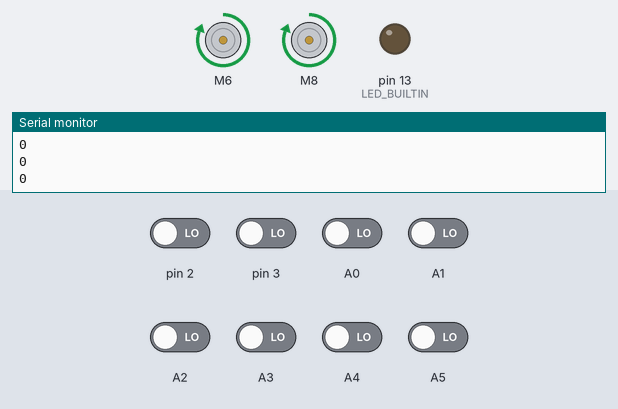
The sketch below on a simulated Arduino Uno, built with avr-gcc and run on an emulated ATmega328P. On the bench: 2 × DC motor (green arrow = forward, orange = backward, longer = faster), output pins drawn as LEDs (lit = HIGH), the last lines printed to the serial monitor. The inputs (shaded band) are chosen by the test bench; at power-on: A0–5, pin 2, pin 3 LOW.

Above: at 13.7 s.
13.8 s: pin 2 driven HIGH and A1 driven HIGH
At 14.1 s:
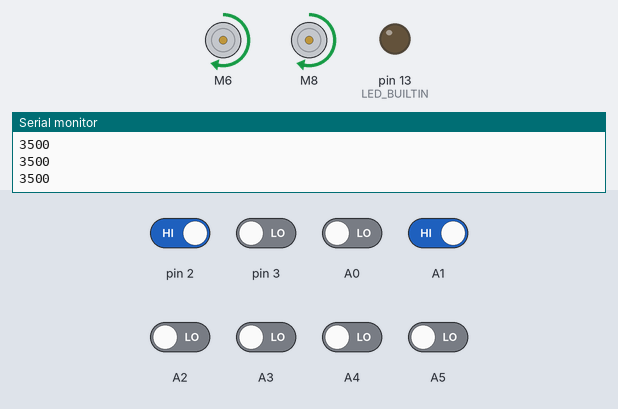
15.3 s: pin 2 driven LOW
At 16.5 s:
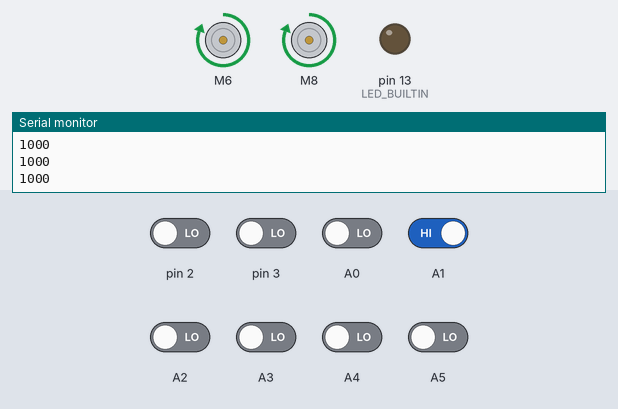
16.8 s: pin 2 driven HIGH
At 17.7 s:
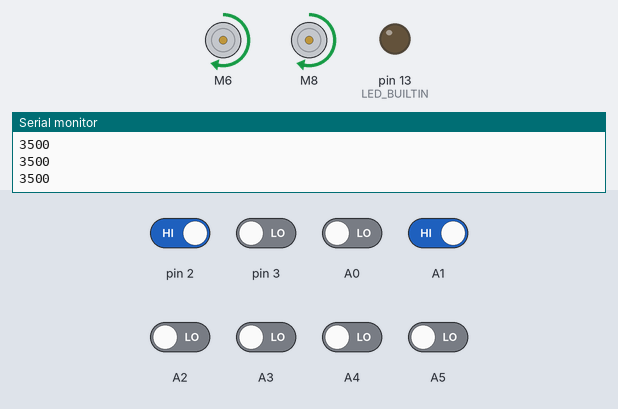
Timing chart, 0 to 19.8 s (numbered marks = the images above; inputs shaded):
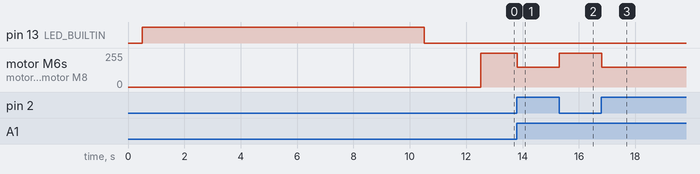

The sketch:

Line_Follower_Bot.ino
```cpp
#include <L298N.h>
#include <QTRSensors.h>

QTRSensors qtr;
const int trigPin = 12;
const int echoPin = 11;
int flag=0;
int leftMotor1 = 8;
int leftMotor2 =7;
int rightMotor1 = 6;
int rightMotor2 = 4;
#define enA 10
#define enB 5

float duration;
float distance;

L298N motor1(enA, leftMotor1, leftMotor2);
L298N motor2(enB, rightMotor1, rightMotor2);

unsigned long cTime, pTime;
float eTime;

uint16_t positionLine;

int lastError=0;
int motorbasespeed= 150;

float Kp=50.0;
float Ki=0.0;
float Kd=0.0;

uint8_t multiP = 1;
uint8_t multiI  = 1;
uint8_t multiD = 1;

float Pvalue;
float Ivalue;
float Dvalue;

//int M1_Speed = 120; // speed of motor 1
//int M2_Speed = 120; // speed of motor 2
const uint8_t SensorCount = 8;
uint16_t sensorValues[SensorCount];


void setup() {
  // put your setup code here, to run once:
  qtr.setTypeRC();
  qtr.setSensorPins((const uint8_t[]){A0,A1,A2,A3,A4,A5,2,3},SensorCount);
  Serial.begin(9600);

  pinMode(trigPin, OUTPUT);
  pinMode(echoPin, INPUT);

  delay(500);
  pinMode(LED_BUILTIN,OUTPUT);
  digitalWrite(LED_BUILTIN,HIGH);


  pinMode(leftMotor1, OUTPUT);
  pinMode(leftMotor2, OUTPUT);
  pinMode(rightMotor1, OUTPUT);
  pinMode(rightMotor2, OUTPUT);

  for (uint16_t i=0;i<400;i++){
    qtr.calibrate();
  }
  digitalWrite(LED_BUILTIN,LOW);
  delay(2000);
}

void loop() {

  PID_Controll();

}


void PID_Controll() {
  positionLine = qtr.readLineBlack(sensorValues);


  int error = 3500 - positionLine;
  Serial.println(positionLine);
  //Serial.println(error);
  while(sensorValues[0]>=950 && sensorValues[1]>=950 && sensorValues[2]>=950 && sensorValues[3]>=950 && sensorValues[4]>=950 && sensorValues[5]>=950 && sensorValues[6]>=950 && sensorValues[7]>=950){ // A case when the line follower leaves the line
    if(lastError>0){       //Turn left if the line was to the left before
      motor_drive(-1*motorbasespeed,motorbasespeed);
    }
    else{
      motor_drive(motorbasespeed,-1*motorbasespeed); // Else turn right
    }
    positionLine = qtr.readLineBlack(sensorValues);
  }

  PID_line_follower(error);
}

void PID_line_follower(int error)
{
  int P = error;
  int I = I+error;
  int D = error - lastError;

  Pvalue = (Kp/pow(10,multiP))*P;
  Ivalue = (Ki/pow(10,multiI))*I;
  Dvalue = (Kd/pow(10,multiD))*D;

  float PIDvalue = Pvalue + Ivalue + Dvalue;

  lastError = error;

  float motorspeed = (P*Kp)+(I*Ki)+(D*Kd);

  lastError = P;
  pTime = cTime;


  //int motorSpeedChange = (P*Kp)+(I*Ki)+(D*Kd);
  int motorSpeedA = motorbasespeed + PIDvalue;
  int motorSpeedB = motorbasespeed - PIDvalue;

   if (motorSpeedB > 255) {
      motorSpeedB = 255;
    }
    if (motorSpeedB < -255) {
      motorSpeedB = -255;
    }
    if (motorSpeedA > 255) {
      motorSpeedA = 255;
    }
    if (motorSpeedA < -255) {
      motorSpeedA = -255;
    }


  motor_drive(motorSpeedB, motorSpeedA);
}

void motor_drive(int left, int right){

  if(right>0)
  {
    motor2.setSpeed(right);
    motor2.forward();
  }
  else
  {
    motor2.setSpeed(right);
    motor2.backward();
  }


  if(left>0)
  {
    motor1.setSpeed(left);
    motor1.forward();
  }
  else
  {
    motor1.setSpeed(left);
    motor1.backward();
  }

}
```

Measured:
- after the input at 13.8 s, motor M6, motor M8: forward 255/255 → forward 150/255 at once
- after the input at 15.3 s, motor M6, motor M8: forward 150/255 → forward 255/255 at once
- after the input at 16.8 s, motor M6, motor M8: forward 255/255 → forward 150/255 at once
